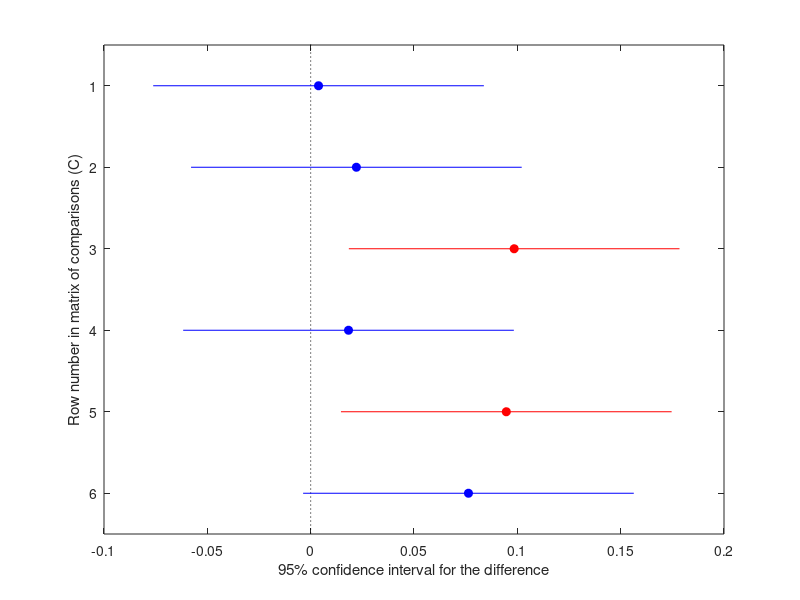

This figure's MATLAB source: (Note: this script raises an error after producing the figure.)
% Anova test and plots
% 
% Code thanks to Nicola Ferro (ferro@dei.unipd.it) from repository below:
% https://bitbucket.org/frrncl/ir-unipd/src

load('evalData.mat')

measure = measureRPrec;
m = mean(measure);

% sort in descending order of mean score
[~, idx] = sort(m, 'descend');

% re-order runs by ascending mean of the measure
% needed to have a more nice looking box plot
measure = measure(:, idx);
runID = runID(idx);

% perform the ANOVA
[~, tbl, sts] = anova1(measure, runID, 'off');

% display the ANOVA table
tbl

% perform
c = multcompare(sts, 'Alpha', 0.05, 'Ctype', 'hsd'); 

% display the multiple comparisons
c

%% plots of the data

% get the Tukey HSD test figure
currentFigure = gcf;

    ax = gca;
    ax.FontSize = 20;
    ax.XLabel.String = 'Precision at Recall base (RPrec)';
    ax.YLabel.String = 'Run';

    currentFigure.PaperPositionMode = 'auto';
    currentFigure.PaperUnits = 'centimeters';
    currentFigure.PaperSize = [42 22];
    currentFigure.PaperPosition = [1 1 40 20];

print(currentFigure, '-dpdf', 'rprec-tukey.pdf');
    
    
% box plot
currentFigure = figure;
    % need to reverse the order of the columns to have bloxplot displayed
    % as the Tukey HSD plot
    boxplot(measure(:, end:-1:1), 'Labels', runID(end:-1:1), ...
        'Orientation', 'horizontal', 'Notch','off', 'Symbol', 'ro')
    
    ax = gca;
    ax.FontSize = 20;
    ax.XLabel.String = 'Precision at Recall base (RPrec)';
    ax.YLabel.String = 'Run';
    
    currentFigure.PaperPositionMode = 'auto';
    currentFigure.PaperUnits = 'centimeters';
    currentFigure.PaperSize = [42 22];
    currentFigure.PaperPosition = [1 1 40 20];

print(currentFigure, '-dpdf', 'rprec-boxplot.pdf');


